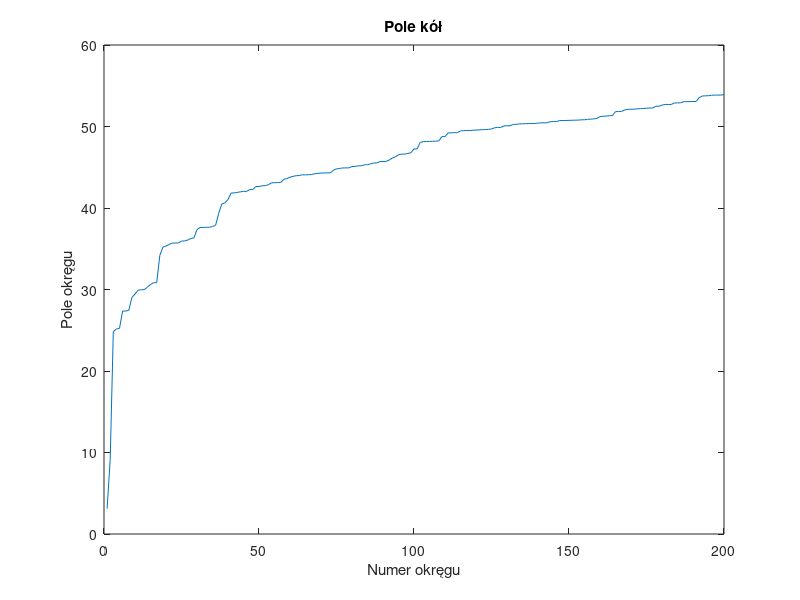

This chart was generated by the following MATLAB code:
function main
    n_max = 200;
    a = 10;
    r_max = a/2; 
    
    [circles, index_number, circle_areas] = generate_circles(a, r_max, n_max);
    plot_circle_areas(circle_areas);
end

function [circles, index_number, circle_areas] = generate_circles(a, r_max, n_max)
    % a - długość boku kwadratu
    % r_max - maksymalny promień okręgu
    % n_max - maksymalna liczba okręgów
    % circles - macierz zawierająca informacje o okręgach
    % index_number - liczba okręgów
    index_number = 193064;
    L1 = mod(index_number, 10);

    circles = zeros([n_max, 3]);
    for i = 1:n_max
        while true
            collides = 0;
            r = r_max*rand(1);
            x = a*rand(1);
            y = a*rand(1);

            for j = 1:i-1
                distance_x = x - circles(j, 1);
                distance_y = y - circles(j, 2);
                distance = sqrt(distance_x^2 + distance_y^2);
                if distance <= r + circles(j, 3)
                    collides = 1;
                end
            end
            if (x + r <= a) && (x - r >= 0) && (y + r <= a) && (y - r >= 0) && collides == 0
                break
            end
        end
        circles(i, 1) = x;
        circles(i, 2) = y;
        circles(i, 3) = r;
    end

    if mod(L1, 2) == 1
        circles = transpose(circles);
    end

    circle_areas = cumsum(pi * (circles(:, 3)).^2);
    circle_areas = transpose(circle_areas);
end

function plot_circles(a, circles, index_number)
    % a - długość boku kwadratu
    % circles - macierz zawierająca informacje o okręgach
    % index_number - liczba okręgów
    figure
    hold on
    axis equal
    axis([0 a 0 a])
    L1 = mod(index_number, 10);
    if mod(L1, 2) == 0
        for i = 1:size(circles, 1)
            plot_circle(circles(i, 3), circles(i, 1), circles(i, 2));
        end
    else
        for i = 1:size(circles, 2)
            plot_circle(circles(3, i), circles(1, i), circles(2, i));
        end
    end

    hold off
end

function plot_circle_areas(circle_areas)
    % circle_areas - wektor zawierający pole powierzchni okręgów
    figure
    plot(circle_areas)
    title('Pole kół')
    xlabel('Numer okręgu')
    ylabel('Pole okręgu')
    print -dpng 'zadanie3.png'
end
